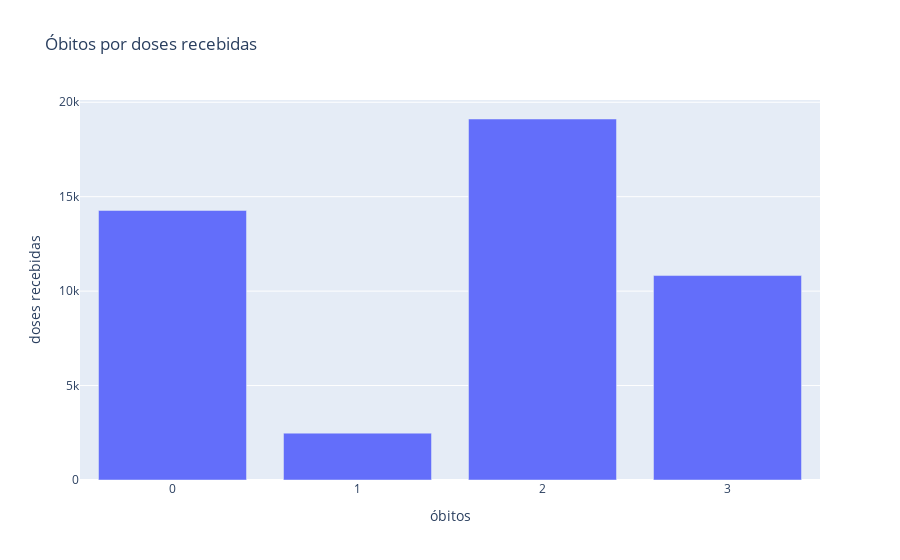

Here is the notebook cell this chart was saved with:
### Code cell
# data = {"labels": labels_doses, "values": values_doses}
# fig = px.bar(df, y=values_doses, x=labels_doses, 
#            title="Óbitos por doses recebidas")
# fig.update_layout(xaxis_title='Doses', yaxis_title='Óbitos')
# fig.show()

fig = go.Figure(data=[go.Bar(
    x= labels_doses,
    y= values_doses,
    hovertemplate = '%{x} doses %{y:s}',
)])
fig.update_layout(title_text='Óbitos por doses recebidas')
fig.update_layout(xaxis_title='óbitos', yaxis_title="doses recebidas")

### Figure 1 — Plotly figure (JSON) as saved in the notebook; plotly's stock layout.template omitted (floating-point values rounded to 4 significant figures)
{"data": [{"hovertemplate": "%{x} doses %{y:s}", "type": "bar", "x": ["0", "1", "2", "3"], "y": [14272, 2481, 19113, 10824]}], "layout": {"title": {"text": "Óbitos por doses recebidas"}, "xaxis": {"title": {"text": "óbitos"}}, "yaxis": {"title": {"text": "doses recebidas"}}}}
